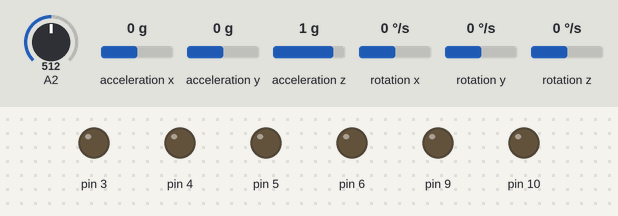
A sketch run on a simulated Arduino Uno, built with avr-gcc and run on an emulated ATmega328P. Shown: output pins drawn as LEDs (lit = HIGH). The test bench sets the inputs (shaded band); at power-on: rotation x 0 °/s, acceleration y 0 g, A2 = 512, acceleration x 0 g, acceleration z 1 g, rotation y 0 °/s, rotation z 0 °/s. EEPROM starts erased; no radio packets arrive unless stated; what the sketch prints to the serial monitor is not drawn.

Above: at 1.2 s.
1.3 s: rotation x set to -192 °/s
At 2.1 s:
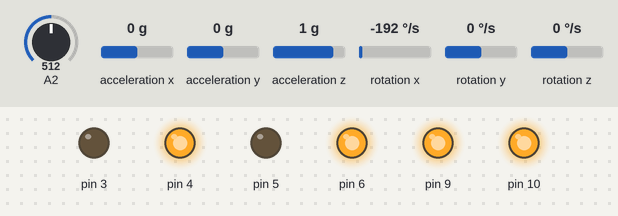
2.8 s: rotation x set to 100 °/s
At 4.7 s:
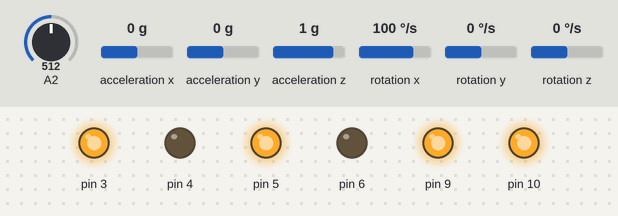
5.4 s: acceleration y set to -0.4 g
6.9 s: acceleration y set to -0.7 g
At 8.1 s:
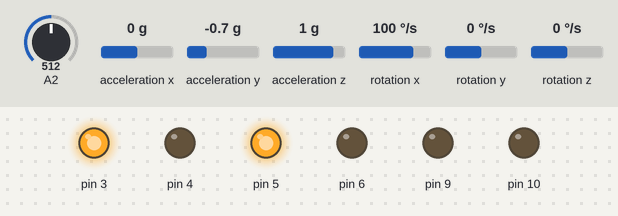
8.4 s: acceleration y set to 0 g
At 9.5 s:
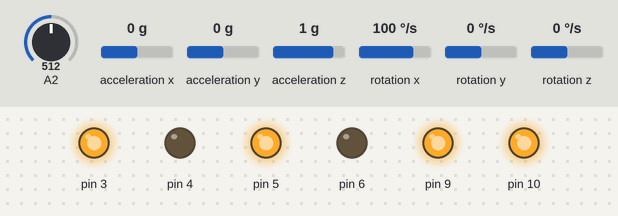
9.9 s: acceleration y set to -1.4 g
At 10.6 s:
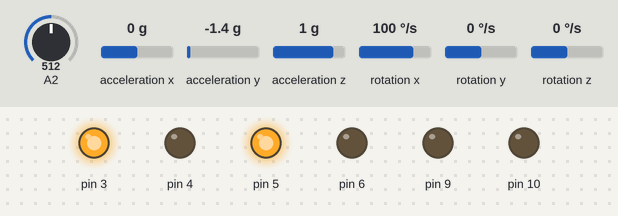
Timing chart, 0 to 12.4 s (numbered marks = the images above; inputs shaded):
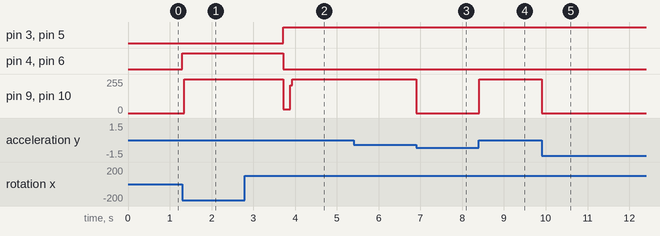

The sketch:

BalanceBotRobot.ino
```cpp
#include "I2Cdev.h"
#include "MPU6050.h"
#include "Wire.h"
#include "Robot.h"
#include "BotDefines.h"
#include "RF24.h"
#include "SPI.h"

void setup() {
  Serial.begin(115200);
  Serial.setTimeout(100);
  RobotController.begin();

  RobotStorage.debug();
}

void loop() {
  RobotController.doWork();
}
```

Measured:
- the behaviour switches between -0.5 and -0.6 g on acceleration y (found by bisection; images 2 and 3)
- after the input at 1.3 s, pin 4, pin 6: LOW → HIGH at once; pin 9, pin 10: 0/255 → 255/255 after 0.05 s
- after the input at 2.8 s, pin 3, pin 5: LOW → HIGH after 0.92 s; pin 4, pin 6: HIGH → LOW after 0.92 s; pin 9, pin 10: 255/255 → 28/255 after 0.91 s, → 255/255 0.17 s later
- after the input at 5.4 s, every drawn part: stays the same
- after the input at 6.9 s, pin 9, pin 10: 255/255 → 0/255 at once
- after the input at 8.4 s, pin 9, pin 10: 0/255 → 255/255 at once
- after the input at 9.9 s, pin 9, pin 10: 255/255 → 0/255 at once
